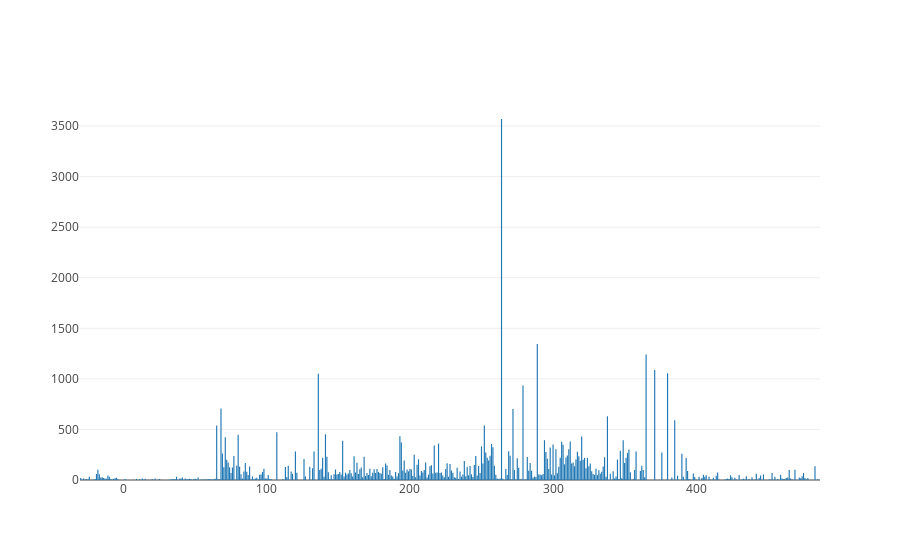

Write notebook code for a chart like this one.
### Code cell
val years = yearHisto.frequencies.map(_.item)
val yearCounts = yearHisto.frequencies.map(_.count)

val annualPlot = Seq(
  Bar(x = years, y = yearCounts)
)
plot(annualPlot)

### Figure 1 — Plotly figure (JSON) as saved in the notebook; plotly's stock layout.template omitted (floating-point values rounded to 4 significant figures; data arrays with more than 128 entries replaced by an {"elided": "..."} marker saying what was removed)
{"data": [{"type": "bar", "x": {"elided": "444 int values"}, "y": {"elided": "444 int values"}}], "layout": {}}
